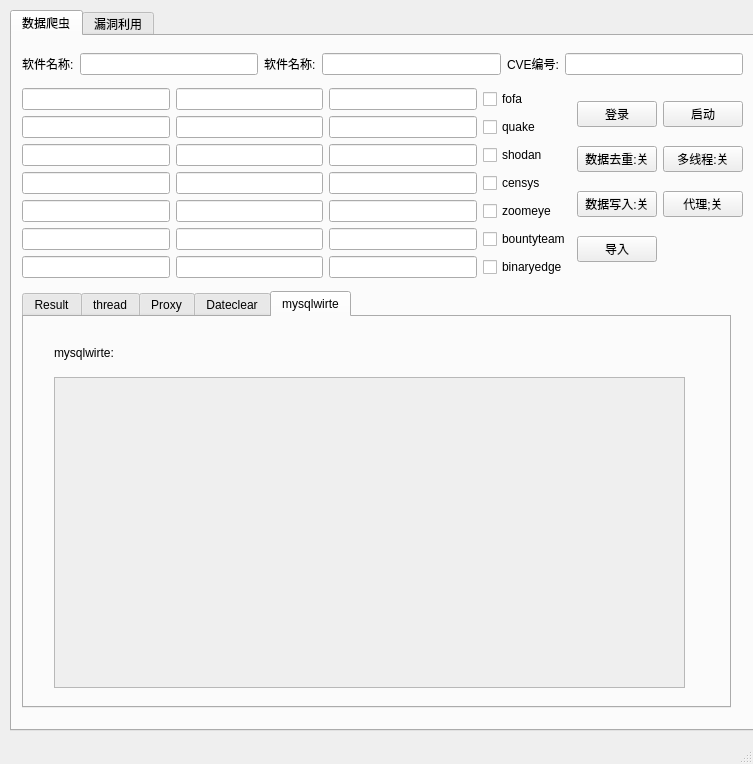
<?xml version="1.0" encoding="UTF-8"?>
<ui version="4.0">
 <class>MainWindow</class>
 <widget class="QMainWindow" name="MainWindow">
  <property name="geometry">
   <rect>
    <x>0</x>
    <y>0</y>
    <width>753</width>
    <height>764</height>
   </rect>
  </property>
  <property name="minimumSize">
   <size>
    <width>753</width>
    <height>764</height>
   </size>
  </property>
  <property name="maximumSize">
   <size>
    <width>753</width>
    <height>764</height>
   </size>
  </property>
  <property name="windowTitle">
   <string>HackTools</string>
  </property>
  <property name="unifiedTitleAndToolBarOnMac">
   <bool>false</bool>
  </property>
  <widget class="QWidget" name="centralwidget">
   <widget class="QTabWidget" name="tabWidget">
    <property name="geometry">
     <rect>
      <x>10</x>
      <y>10</y>
      <width>751</width>
      <height>721</height>
     </rect>
    </property>
    <property name="minimumSize">
     <size>
      <width>751</width>
      <height>721</height>
     </size>
    </property>
    <property name="maximumSize">
     <size>
      <width>751</width>
      <height>721</height>
     </size>
    </property>
    <property name="currentIndex">
     <number>0</number>
    </property>
    <widget class="QWidget" name="tab_6">
     <attribute name="title">
      <string>数据爬虫</string>
     </attribute>
     <widget class="QWidget" name="">
      <property name="geometry">
       <rect>
        <x>10</x>
        <y>10</y>
        <width>721</width>
        <height>671</height>
       </rect>
      </property>
      <layout class="QGridLayout" name="gridLayout_6">
       <item row="1" column="1">
        <layout class="QGridLayout" name="gridLayout_5">
         <item row="2" column="1">
          <widget class="QPushButton" name="pushButton_6">
           <property name="text">
            <string>代理;关</string>
           </property>
          </widget>
         </item>
         <item row="0" column="0">
          <widget class="QPushButton" name="pushButton">
           <property name="text">
            <string>登录</string>
           </property>
          </widget>
         </item>
         <item row="2" column="0">
          <widget class="QPushButton" name="pushButton_3">
           <property name="text">
            <string>数据写入:关</string>
           </property>
          </widget>
         </item>
         <item row="0" column="1">
          <widget class="QPushButton" name="pushButton_4">
           <property name="text">
            <string>启动</string>
           </property>
          </widget>
         </item>
         <item row="1" column="0">
          <widget class="QPushButton" name="pushButton_2">
           <property name="text">
            <string>数据去重:关</string>
           </property>
          </widget>
         </item>
         <item row="1" column="1">
          <widget class="QPushButton" name="pushButton_5">
           <property name="text">
            <string>多线程:关</string>
           </property>
          </widget>
         </item>
         <item row="3" column="0">
          <widget class="QPushButton" name="pushButton_8">
           <property name="text">
            <string>导入</string>
           </property>
          </widget>
         </item>
        </layout>
       </item>
       <item row="1" column="0">
        <layout class="QGridLayout" name="gridLayout_4">
         <item row="4" column="3">
          <widget class="QCheckBox" name="checkBox_6">
           <property name="text">
            <string>zoomeye</string>
           </property>
          </widget>
         </item>
         <item row="0" column="0">
          <widget class="QLineEdit" name="lineEdit_5"/>
         </item>
         <item row="6" column="3">
          <widget class="QCheckBox" name="checkBox_7">
           <property name="text">
            <string>binaryedge</string>
           </property>
          </widget>
         </item>
         <item row="6" column="2">
          <widget class="QLineEdit" name="lineEdit_36"/>
         </item>
         <item row="4" column="2">
          <widget class="QLineEdit" name="lineEdit_34"/>
         </item>
         <item row="5" column="2">
          <widget class="QLineEdit" name="lineEdit_37"/>
         </item>
         <item row="5" column="0">
          <widget class="QLineEdit" name="lineEdit_2"/>
         </item>
         <item row="4" column="1">
          <widget class="QLineEdit" name="lineEdit_33"/>
         </item>
         <item row="1" column="1">
          <widget class="QLineEdit" name="lineEdit_20"/>
         </item>
         <item row="1" column="3">
          <widget class="QCheckBox" name="checkBox_2">
           <property name="text">
            <string>quake</string>
           </property>
          </widget>
         </item>
         <item row="3" column="0">
          <widget class="QLineEdit" name="lineEdit_4"/>
         </item>
         <item row="6" column="1">
          <widget class="QLineEdit" name="lineEdit_38"/>
         </item>
         <item row="2" column="1">
          <widget class="QLineEdit" name="lineEdit_23"/>
         </item>
         <item row="0" column="1">
          <widget class="QLineEdit" name="lineEdit_19"/>
         </item>
         <item row="2" column="2">
          <widget class="QLineEdit" name="lineEdit_30"/>
         </item>
         <item row="3" column="1">
          <widget class="QLineEdit" name="lineEdit_31"/>
         </item>
         <item row="1" column="0">
          <widget class="QLineEdit" name="lineEdit_6"/>
         </item>
         <item row="5" column="3">
          <widget class="QCheckBox" name="checkBox_5">
           <property name="text">
            <string>bountyteam</string>
           </property>
          </widget>
         </item>
         <item row="1" column="2">
          <widget class="QLineEdit" name="lineEdit_22"/>
         </item>
         <item row="6" column="0">
          <widget class="QLineEdit" name="lineEdit_9"/>
         </item>
         <item row="2" column="3">
          <widget class="QCheckBox" name="checkBox_3">
           <property name="text">
            <string>shodan</string>
           </property>
          </widget>
         </item>
         <item row="4" column="0">
          <widget class="QLineEdit" name="lineEdit"/>
         </item>
         <item row="5" column="1">
          <widget class="QLineEdit" name="lineEdit_35"/>
         </item>
         <item row="2" column="0">
          <widget class="QLineEdit" name="lineEdit_3"/>
         </item>
         <item row="0" column="2">
          <widget class="QLineEdit" name="lineEdit_21"/>
         </item>
         <item row="0" column="3">
          <widget class="QCheckBox" name="checkBox">
           <property name="text">
            <string>fofa</string>
           </property>
          </widget>
         </item>
         <item row="3" column="3">
          <widget class="QCheckBox" name="checkBox_4">
           <property name="text">
            <string>censys</string>
           </property>
          </widget>
         </item>
         <item row="3" column="2">
          <widget class="QLineEdit" name="lineEdit_32"/>
         </item>
        </layout>
       </item>
       <item row="0" column="0" colspan="2">
        <layout class="QHBoxLayout" name="horizontalLayout_2">
         <item>
          <widget class="QLabel" name="label">
           <property name="text">
            <string>软件名称:</string>
           </property>
          </widget>
         </item>
         <item>
          <widget class="QLineEdit" name="lineEdit_7"/>
         </item>
         <item>
          <widget class="QLabel" name="label_28">
           <property name="text">
            <string>软件名称:</string>
           </property>
          </widget>
         </item>
         <item>
          <widget class="QLineEdit" name="lineEdit_18"/>
         </item>
         <item>
          <widget class="QLabel" name="label_2">
           <property name="text">
            <string>CVE编号:</string>
           </property>
          </widget>
         </item>
         <item>
          <widget class="QLineEdit" name="lineEdit_8"/>
         </item>
        </layout>
       </item>
       <item row="2" column="0" colspan="2">
        <widget class="QTabWidget" name="result">
         <property name="minimumSize">
          <size>
           <width>709</width>
           <height>417</height>
          </size>
         </property>
         <property name="maximumSize">
          <size>
           <width>709</width>
           <height>417</height>
          </size>
         </property>
         <property name="currentIndex">
          <number>4</number>
         </property>
         <widget class="QWidget" name="tab">
          <attribute name="title">
           <string>Result</string>
          </attribute>
          <widget class="QWidget" name="">
           <property name="geometry">
            <rect>
             <x>0</x>
             <y>0</y>
             <width>701</width>
             <height>381</height>
            </rect>
           </property>
           <layout class="QGridLayout" name="gridLayout_3">
            <item row="0" column="1">
             <widget class="QLineEdit" name="lineEdit_10"/>
            </item>
            <item row="1" column="4" colspan="2">
             <widget class="QScrollArea" name="scrollArea_3">
              <property name="widgetResizable">
               <bool>true</bool>
              </property>
              <widget class="QWidget" name="scrollAreaWidgetContents_15">
               <property name="geometry">
                <rect>
                 <x>0</x>
                 <y>0</y>
                 <width>165</width>
                 <height>153</height>
                </rect>
               </property>
              </widget>
             </widget>
            </item>
            <item row="2" column="3">
             <widget class="QLineEdit" name="lineEdit_15"/>
            </item>
            <item row="3" column="4" colspan="2">
             <widget class="QScrollArea" name="scrollArea_7">
              <property name="widgetResizable">
               <bool>true</bool>
              </property>
              <widget class="QWidget" name="scrollAreaWidgetContents_14">
               <property name="geometry">
                <rect>
                 <x>0</x>
                 <y>0</y>
                 <width>165</width>
                 <height>153</height>
                </rect>
               </property>
              </widget>
             </widget>
            </item>
            <item row="2" column="4">
             <widget class="QLabel" name="label_9">
              <property name="text">
               <string>binary</string>
              </property>
             </widget>
            </item>
            <item row="0" column="2">
             <widget class="QLabel" name="label_4">
              <property name="text">
               <string>quake</string>
              </property>
             </widget>
            </item>
            <item row="0" column="5">
             <widget class="QLineEdit" name="lineEdit_12"/>
            </item>
            <item row="0" column="0">
             <widget class="QLabel" name="label_3">
              <property name="text">
               <string>fofa</string>
              </property>
             </widget>
            </item>
            <item row="2" column="5">
             <widget class="QLineEdit" name="lineEdit_16"/>
            </item>
            <item row="2" column="2">
             <widget class="QLabel" name="label_8">
              <property name="text">
               <string>bounty</string>
              </property>
             </widget>
            </item>
            <item row="1" column="6" colspan="2">
             <widget class="QScrollArea" name="scrollArea_4">
              <property name="widgetResizable">
               <bool>true</bool>
              </property>
              <widget class="QWidget" name="scrollAreaWidgetContents_16">
               <property name="geometry">
                <rect>
                 <x>0</x>
                 <y>0</y>
                 <width>166</width>
                 <height>153</height>
                </rect>
               </property>
              </widget>
             </widget>
            </item>
            <item row="1" column="2" colspan="2">
             <widget class="QScrollArea" name="scrollArea_2">
              <property name="widgetResizable">
               <bool>true</bool>
              </property>
              <widget class="QWidget" name="scrollAreaWidgetContents_9">
               <property name="geometry">
                <rect>
                 <x>0</x>
                 <y>0</y>
                 <width>166</width>
                 <height>153</height>
                </rect>
               </property>
              </widget>
             </widget>
            </item>
            <item row="0" column="6">
             <widget class="QLabel" name="label_6">
              <property name="text">
               <string>censys</string>
              </property>
             </widget>
            </item>
            <item row="0" column="4">
             <widget class="QLabel" name="label_5">
              <property name="text">
               <string>shodan</string>
              </property>
             </widget>
            </item>
            <item row="1" column="0" colspan="2">
             <widget class="QScrollArea" name="scrollArea">
              <property name="widgetResizable">
               <bool>true</bool>
              </property>
              <widget class="QWidget" name="scrollAreaWidgetContents_8">
               <property name="geometry">
                <rect>
                 <x>0</x>
                 <y>0</y>
                 <width>173</width>
                 <height>153</height>
                </rect>
               </property>
              </widget>
             </widget>
            </item>
            <item row="0" column="7">
             <widget class="QLineEdit" name="lineEdit_13"/>
            </item>
            <item row="2" column="1">
             <widget class="QLineEdit" name="lineEdit_14"/>
            </item>
            <item row="2" column="0">
             <widget class="QLabel" name="label_7">
              <property name="text">
               <string>zoomeye</string>
              </property>
             </widget>
            </item>
            <item row="3" column="0" colspan="2">
             <widget class="QScrollArea" name="scrollArea_5">
              <property name="widgetResizable">
               <bool>true</bool>
              </property>
              <widget class="QWidget" name="scrollAreaWidgetContents_12">
               <property name="geometry">
                <rect>
                 <x>0</x>
                 <y>0</y>
                 <width>173</width>
                 <height>153</height>
                </rect>
               </property>
              </widget>
             </widget>
            </item>
            <item row="3" column="2" colspan="2">
             <widget class="QScrollArea" name="scrollArea_6">
              <property name="widgetResizable">
               <bool>true</bool>
              </property>
              <widget class="QWidget" name="scrollAreaWidgetContents_13">
               <property name="geometry">
                <rect>
                 <x>0</x>
                 <y>0</y>
                 <width>166</width>
                 <height>153</height>
                </rect>
               </property>
              </widget>
             </widget>
            </item>
            <item row="0" column="3">
             <widget class="QLineEdit" name="lineEdit_11"/>
            </item>
           </layout>
          </widget>
         </widget>
         <widget class="QWidget" name="tab_4">
          <attribute name="title">
           <string>thread</string>
          </attribute>
          <widget class="QWidget" name="layoutWidget">
           <property name="geometry">
            <rect>
             <x>0</x>
             <y>0</y>
             <width>701</width>
             <height>381</height>
            </rect>
           </property>
           <layout class="QGridLayout" name="gridLayout_7">
            <item row="1" column="4" colspan="2">
             <widget class="QScrollArea" name="scrollArea_8">
              <property name="widgetResizable">
               <bool>true</bool>
              </property>
              <widget class="QWidget" name="scrollAreaWidgetContents_17">
               <property name="geometry">
                <rect>
                 <x>0</x>
                 <y>0</y>
                 <width>168</width>
                 <height>158</height>
                </rect>
               </property>
              </widget>
             </widget>
            </item>
            <item row="3" column="4" colspan="2">
             <widget class="QScrollArea" name="scrollArea_9">
              <property name="widgetResizable">
               <bool>true</bool>
              </property>
              <widget class="QWidget" name="scrollAreaWidgetContents_18">
               <property name="geometry">
                <rect>
                 <x>0</x>
                 <y>0</y>
                 <width>168</width>
                 <height>158</height>
                </rect>
               </property>
              </widget>
             </widget>
            </item>
            <item row="2" column="4">
             <widget class="QLabel" name="label_10">
              <property name="text">
               <string>线程7</string>
              </property>
             </widget>
            </item>
            <item row="0" column="2">
             <widget class="QLabel" name="label_11">
              <property name="text">
               <string>线程2</string>
              </property>
             </widget>
            </item>
            <item row="0" column="0">
             <widget class="QLabel" name="label_12">
              <property name="text">
               <string>线程1</string>
              </property>
             </widget>
            </item>
            <item row="2" column="2">
             <widget class="QLabel" name="label_13">
              <property name="text">
               <string>线程6</string>
              </property>
             </widget>
            </item>
            <item row="1" column="6" colspan="2">
             <widget class="QScrollArea" name="scrollArea_10">
              <property name="widgetResizable">
               <bool>true</bool>
              </property>
              <widget class="QWidget" name="scrollAreaWidgetContents_19">
               <property name="geometry">
                <rect>
                 <x>0</x>
                 <y>0</y>
                 <width>167</width>
                 <height>158</height>
                </rect>
               </property>
              </widget>
             </widget>
            </item>
            <item row="1" column="2" colspan="2">
             <widget class="QScrollArea" name="scrollArea_11">
              <property name="widgetResizable">
               <bool>true</bool>
              </property>
              <widget class="QWidget" name="scrollAreaWidgetContents_20">
               <property name="geometry">
                <rect>
                 <x>0</x>
                 <y>0</y>
                 <width>167</width>
                 <height>158</height>
                </rect>
               </property>
              </widget>
             </widget>
            </item>
            <item row="0" column="6">
             <widget class="QLabel" name="label_14">
              <property name="text">
               <string>线程4</string>
              </property>
             </widget>
            </item>
            <item row="0" column="4">
             <widget class="QLabel" name="label_15">
              <property name="text">
               <string>线程3</string>
              </property>
             </widget>
            </item>
            <item row="1" column="0" colspan="2">
             <widget class="QScrollArea" name="scrollArea_12">
              <property name="widgetResizable">
               <bool>true</bool>
              </property>
              <widget class="QWidget" name="scrollAreaWidgetContents_21">
               <property name="geometry">
                <rect>
                 <x>0</x>
                 <y>0</y>
                 <width>168</width>
                 <height>158</height>
                </rect>
               </property>
              </widget>
             </widget>
            </item>
            <item row="2" column="0">
             <widget class="QLabel" name="label_16">
              <property name="text">
               <string>线程5</string>
              </property>
             </widget>
            </item>
            <item row="3" column="0" colspan="2">
             <widget class="QScrollArea" name="scrollArea_13">
              <property name="widgetResizable">
               <bool>true</bool>
              </property>
              <widget class="QWidget" name="scrollAreaWidgetContents_22">
               <property name="geometry">
                <rect>
                 <x>0</x>
                 <y>0</y>
                 <width>168</width>
                 <height>158</height>
                </rect>
               </property>
              </widget>
             </widget>
            </item>
            <item row="3" column="2" colspan="2">
             <widget class="QScrollArea" name="scrollArea_14">
              <property name="widgetResizable">
               <bool>true</bool>
              </property>
              <widget class="QWidget" name="scrollAreaWidgetContents_23">
               <property name="geometry">
                <rect>
                 <x>0</x>
                 <y>0</y>
                 <width>167</width>
                 <height>158</height>
                </rect>
               </property>
              </widget>
             </widget>
            </item>
            <item row="0" column="1">
             <widget class="QCheckBox" name="checkBox_8">
              <property name="text">
               <string>启用</string>
              </property>
             </widget>
            </item>
            <item row="0" column="3">
             <widget class="QCheckBox" name="checkBox_9">
              <property name="text">
               <string>启用</string>
              </property>
             </widget>
            </item>
            <item row="0" column="5">
             <widget class="QCheckBox" name="checkBox_10">
              <property name="text">
               <string>启用</string>
              </property>
             </widget>
            </item>
            <item row="0" column="7">
             <widget class="QCheckBox" name="checkBox_11">
              <property name="text">
               <string>启用</string>
              </property>
             </widget>
            </item>
            <item row="2" column="1">
             <widget class="QCheckBox" name="checkBox_12">
              <property name="text">
               <string>启用</string>
              </property>
             </widget>
            </item>
            <item row="2" column="3">
             <widget class="QCheckBox" name="checkBox_13">
              <property name="text">
               <string>启用</string>
              </property>
             </widget>
            </item>
            <item row="2" column="5">
             <widget class="QCheckBox" name="checkBox_14">
              <property name="text">
               <string>启用</string>
              </property>
             </widget>
            </item>
           </layout>
          </widget>
         </widget>
         <widget class="QWidget" name="tab_2">
          <attribute name="title">
           <string>Proxy</string>
          </attribute>
          <widget class="QLabel" name="label_25">
           <property name="geometry">
            <rect>
             <x>20</x>
             <y>4</y>
             <width>271</width>
             <height>41</height>
            </rect>
           </property>
           <property name="text">
            <string>IP爬取</string>
           </property>
          </widget>
          <widget class="QLabel" name="label_26">
           <property name="geometry">
            <rect>
             <x>310</x>
             <y>10</y>
             <width>281</width>
             <height>41</height>
            </rect>
           </property>
           <property name="text">
            <string>可用IP</string>
           </property>
          </widget>
          <widget class="QScrollArea" name="scrollArea_22">
           <property name="geometry">
            <rect>
             <x>20</x>
             <y>50</y>
             <width>271</width>
             <height>331</height>
            </rect>
           </property>
           <property name="widgetResizable">
            <bool>true</bool>
           </property>
           <widget class="QWidget" name="scrollAreaWidgetContents_31">
            <property name="geometry">
             <rect>
              <x>0</x>
              <y>0</y>
              <width>269</width>
              <height>329</height>
             </rect>
            </property>
           </widget>
          </widget>
          <widget class="QScrollArea" name="scrollArea_23">
           <property name="geometry">
            <rect>
             <x>310</x>
             <y>50</y>
             <width>271</width>
             <height>331</height>
            </rect>
           </property>
           <property name="widgetResizable">
            <bool>true</bool>
           </property>
           <widget class="QWidget" name="scrollAreaWidgetContents_32">
            <property name="geometry">
             <rect>
              <x>0</x>
              <y>0</y>
              <width>269</width>
              <height>329</height>
             </rect>
            </property>
           </widget>
          </widget>
         </widget>
         <widget class="QWidget" name="tab_5">
          <attribute name="title">
           <string>Dateclear</string>
          </attribute>
          <widget class="QScrollArea" name="scrollArea_24">
           <property name="geometry">
            <rect>
             <x>40</x>
             <y>70</y>
             <width>621</width>
             <height>291</height>
            </rect>
           </property>
           <property name="widgetResizable">
            <bool>true</bool>
           </property>
           <widget class="QWidget" name="scrollAreaWidgetContents_33">
            <property name="geometry">
             <rect>
              <x>0</x>
              <y>0</y>
              <width>619</width>
              <height>289</height>
             </rect>
            </property>
           </widget>
          </widget>
          <widget class="QLabel" name="label_24">
           <property name="geometry">
            <rect>
             <x>40</x>
             <y>14</y>
             <width>171</width>
             <height>41</height>
            </rect>
           </property>
           <property name="text">
            <string>dateclear:</string>
           </property>
          </widget>
         </widget>
         <widget class="QWidget" name="tab_3">
          <attribute name="title">
           <string>mysqlwirte</string>
          </attribute>
          <widget class="QLabel" name="label_27">
           <property name="geometry">
            <rect>
             <x>30</x>
             <y>10</y>
             <width>141</width>
             <height>51</height>
            </rect>
           </property>
           <property name="minimumSize">
            <size>
             <width>141</width>
             <height>51</height>
            </size>
           </property>
           <property name="maximumSize">
            <size>
             <width>141</width>
             <height>51</height>
            </size>
           </property>
           <property name="text">
            <string>mysqlwirte:</string>
           </property>
          </widget>
          <widget class="QScrollArea" name="scrollArea_25">
           <property name="geometry">
            <rect>
             <x>30</x>
             <y>60</y>
             <width>631</width>
             <height>311</height>
            </rect>
           </property>
           <property name="widgetResizable">
            <bool>true</bool>
           </property>
           <widget class="QWidget" name="scrollAreaWidgetContents_34">
            <property name="geometry">
             <rect>
              <x>0</x>
              <y>0</y>
              <width>629</width>
              <height>309</height>
             </rect>
            </property>
           </widget>
          </widget>
         </widget>
        </widget>
       </item>
      </layout>
     </widget>
    </widget>
    <widget class="QWidget" name="tab_7">
     <attribute name="title">
      <string>漏洞利用</string>
     </attribute>
     <widget class="QLabel" name="label_29">
      <property name="geometry">
       <rect>
        <x>290</x>
        <y>50</y>
        <width>72</width>
        <height>15</height>
       </rect>
      </property>
      <property name="text">
       <string/>
      </property>
     </widget>
     <widget class="QWidget" name="layoutWidget_2">
      <property name="geometry">
       <rect>
        <x>40</x>
        <y>20</y>
        <width>661</width>
        <height>651</height>
       </rect>
      </property>
      <layout class="QGridLayout" name="gridLayout_9">
       <item row="0" column="4" colspan="2">
        <widget class="QComboBox" name="comboBox"/>
       </item>
       <item row="4" column="0">
        <widget class="QLabel" name="label_34">
         <property name="text">
          <string/>
         </property>
        </widget>
       </item>
       <item row="3" column="4" colspan="2">
        <widget class="QComboBox" name="comboBox_2"/>
       </item>
       <item row="4" column="5" rowspan="2">
        <widget class="QPushButton" name="pushButton_9">
         <property name="text">
          <string>启动</string>
         </property>
        </widget>
       </item>
       <item row="0" column="1">
        <widget class="QLineEdit" name="lineEdit_39">
         <property name="minimumSize">
          <size>
           <width>214</width>
           <height>25</height>
          </size>
         </property>
         <property name="maximumSize">
          <size>
           <width>214</width>
           <height>25</height>
          </size>
         </property>
        </widget>
       </item>
       <item row="0" column="2" rowspan="2" colspan="2">
        <widget class="QLabel" name="label_35">
         <property name="text">
          <string>漏洞利用脚本：</string>
         </property>
        </widget>
       </item>
       <item row="3" column="1">
        <widget class="QComboBox" name="comboBox_3">
         <property name="minimumSize">
          <size>
           <width>214</width>
           <height>25</height>
          </size>
         </property>
        </widget>
       </item>
       <item row="0" column="0" rowspan="2">
        <widget class="QLabel" name="label_32">
         <property name="text">
          <string>CVE编号：</string>
         </property>
        </widget>
       </item>
       <item row="3" column="0">
        <widget class="QLabel" name="label_30">
         <property name="text">
          <string>软件名称：</string>
         </property>
        </widget>
       </item>
       <item row="4" column="4" rowspan="2">
        <widget class="QPushButton" name="pushButton_7">
         <property name="text">
          <string>导入</string>
         </property>
        </widget>
       </item>
       <item row="3" column="2" colspan="2">
        <widget class="QLabel" name="label_33">
         <property name="text">
          <string>矿池：</string>
         </property>
        </widget>
       </item>
       <item row="6" column="0" colspan="6">
        <widget class="QScrollArea" name="scrollArea_26">
         <property name="widgetResizable">
          <bool>true</bool>
         </property>
         <widget class="QWidget" name="scrollAreaWidgetContents_35">
          <property name="geometry">
           <rect>
            <x>0</x>
            <y>0</y>
            <width>657</width>
            <height>537</height>
           </rect>
          </property>
         </widget>
        </widget>
       </item>
       <item row="5" column="0">
        <widget class="QLabel" name="label_31">
         <property name="text">
          <string>日志输出：</string>
         </property>
        </widget>
       </item>
      </layout>
     </widget>
    </widget>
   </widget>
  </widget>
  <widget class="QStatusBar" name="statusbar"/>
 </widget>
 <resources/>
 <connections/>
</ui>
